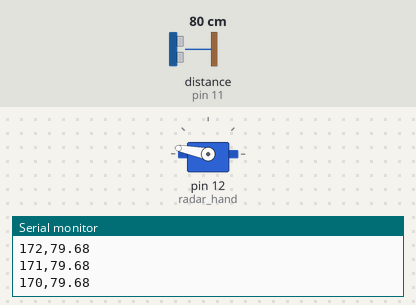
Simulated run of this sketch. Board: Arduino Uno, built with avr-gcc and run on an emulated ATmega328P. Parts: servo, the last lines printed to the serial monitor. Wiring (inferred from the names in the program): ultrasonic range finder: trigger pin 10; echo pin 11. The test bench sets the inputs (shaded band); at power-on: distance to the obstacle (sensor on pin 11) 80 cm. The echo pulse lasts 58.3 µs per cm.

Above: at 1.2 s.
1.3 s: distance to the obstacle (sensor on pin 11) set to 2 cm
At 2.43 s:
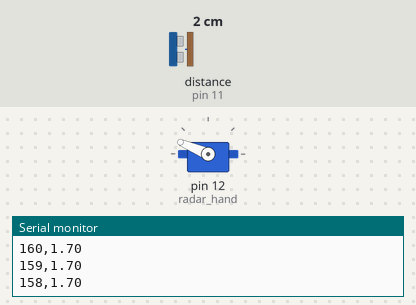
4.3 s: distance to the obstacle (sensor on pin 11) set to 35 cm
At 4.46 s:
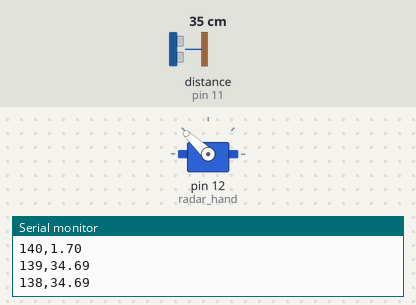
Timing chart, 0 to 22.3 s (numbered marks = the images above; inputs shaded):
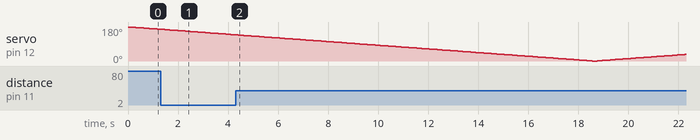

The sketch:

Arduino_Radar_Plot.ino
```cpp
// Radar version (bonus parts): prints each reading as "angle,distance" so the Python scripts can read it.
#include <Servo.h>

Servo radar_hand;           // the servo that turns the sensor

const int Trig = 10;        // sensor Trig pin
const int Echo = 11;        // sensor Echo pin

#define speed_sound 0.0343  // speed of sound in cm per microsecond at 20 °C
#define Failed 0            // sent as the distance when a reading fails; the Python scripts skip it

double distance;
double duration;

// Sweep the servo from 180° to 0° and back, taking one reading at every degree.
void radar_sweep()
{
  for(int i = 180; i >= 0; i--)
  {
    radar_hand.write(i);
    delay(100);             // let the servo reach the angle; also keeps pings more than 60 ms apart
    Serial.print(i);        // angle, then a comma, then ultra_sonic() prints the distance
    Serial.print(",");
    ultra_sonic();
  }
  for(int i = 0; i <= 180; i++)
  {
    radar_hand.write(i);
    delay(100);             // let the servo reach the angle; also keeps pings more than 60 ms apart
    Serial.print(i);        // angle, then a comma, then ultra_sonic() prints the distance
    Serial.print(",");
    ultra_sonic();
  }
}

// Send a 10 µs trigger pulse, time the Echo pulse and print the distance, ending the line.
void ultra_sonic()
{
  digitalWrite(Trig,HIGH);
  delayMicroseconds(10);
  digitalWrite(Trig,LOW);
  duration = pulseIn(Echo, HIGH);          // length of the Echo pulse in microseconds
  // 0 means no pulse arrived at all; 38000 or more means nothing was in range
  if( duration > 0 && duration < 38000 )
  {
    distance = (duration * speed_sound)/2; // halved because the sound travels there and back
    Serial.println(distance);
  }
  else
  {
    Serial.println(Failed);
  }
}

void setup()
{
  pinMode(Trig, OUTPUT);
  pinMode(Echo, INPUT);
  Serial.begin(9600);       // must match the baud rate in the Python scripts
  radar_hand.attach(12);    // servo signal wire on pin 12
}

void loop()
{
  radar_sweep();
}
```
